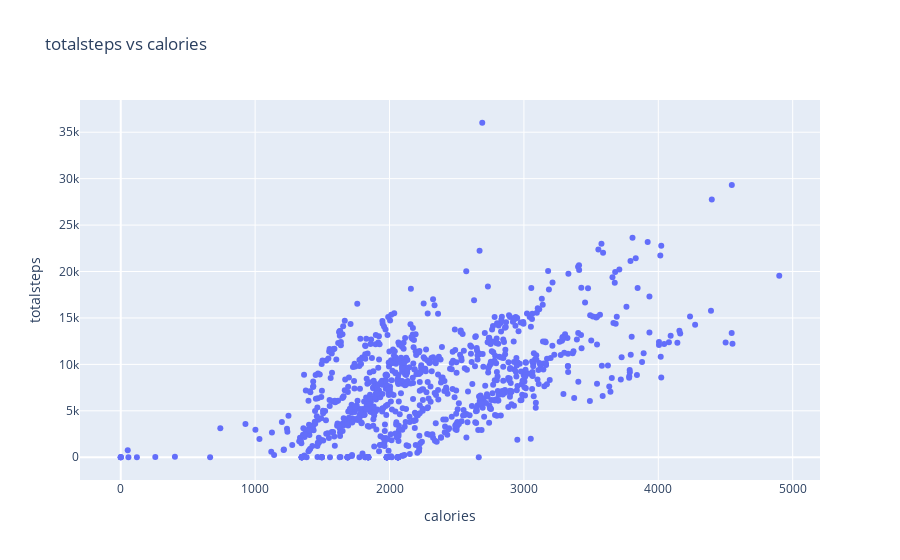

Notebook cell for this chart:
### Code cell
plot4=px.scatter(daily_activity,y='totalsteps',x='calories',title='totalsteps vs calories')
plot4

### Figure 1 — Plotly figure (JSON) as saved in the notebook; plotly's stock layout.template omitted (floating-point values rounded to 4 significant figures; data arrays with more than 128 entries replaced by an {"elided": "..."} marker saying what was removed)
{"data": [{"hovertemplate": "calories=%{x}<br>totalsteps=%{y}<extra></extra>", "legendgroup": "", "marker": {"color": "#636efa", "symbol": "circle"}, "mode": "markers", "name": "", "orientation": "v", "showlegend": false, "type": "scatter", "x": {"elided": "940 int values"}, "xaxis": "x", "y": {"elided": "940 int values"}, "yaxis": "y"}], "layout": {"legend": {"tracegroupgap": 0}, "title": {"text": "totalsteps vs calories"}, "xaxis": {"anchor": "y", "domain": [0, 1], "title": {"text": "calories"}}, "yaxis": {"anchor": "x", "domain": [0, 1], "title": {"text": "totalsteps"}}}}
